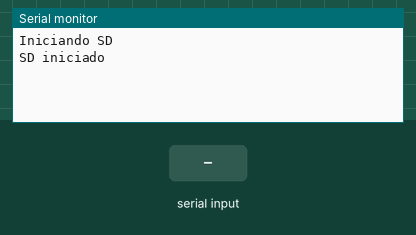
This sketch was run on a simulated Arduino Uno, built with avr-gcc and run on an emulated ATmega328P. Parts: the last lines printed to the serial monitor. The inputs (shaded band) are chosen by the test bench. Storage starts empty.

Above: at 2.2 s.
2.3 s: "1\n" received over Serial
At 4.5 s:
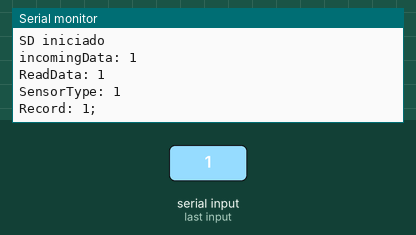
4.8 s: "0\n" received over Serial
At 6.7 s:
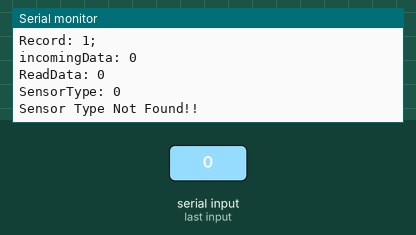
7.3 s: "2\n" received over Serial
At 9.8 s:
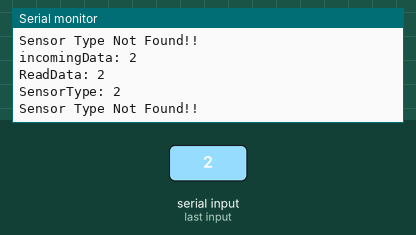

The sketch:

projeto-integrador-datalogger.ino
```cpp
#include <SPI.h>
#include <SD.h>
//#include <DS1307.h>

#define pinChipSelectSD 4

File dataLogger;

enum sensorType {
  FuelSensor = 1,
  Speedometer = 2,
  Temperature = 3
} sensorsType;

//DS1307 rtc(A4, A5);

void setup() {
  startConfigure();
  sdConfigure();
//  rtcConfigure();
}

void loop() {
  fileOpen();

  if (dataLogger) {
    String dataRead = serialRead();

    if(dataRead.length() > 0){
      readData(dataRead);
    }
    dataLogger.close();
  }
}

//void rtcConfigure() {
//  rtc.halt(false);
//  rtc.setSQWRate(SQW_RATE_1);
//  rtc.enableSQW(true);
//}

void sdConfigure() {
  Serial.println("Iniciando SD");

  delay(1000);

  if (!SD.begin(pinChipSelectSD)) {
    Serial.println("Erro ao iniciar SD");
    while (1);
  }

  Serial.println("SD iniciado");
}

void startConfigure() {
  Serial.begin(9600);
}

void loggerFuelSensor(String dataFuel) {
//  String fuelSensorData = getDateTimeNow()+";"+dataFuel;
  String fuelSensorData = String(FuelSensor)+";"+dataFuel;
  dataLogger.println(fuelSensorData);

  Serial.print("Record: ");
  Serial.println(fuelSensorData);
}

void fileOpen() {
  dataLogger = SD.open("baja.csv", FILE_WRITE);

  if (dataLogger) {

  } else {
    Serial.println("Error opening...");
  }
}

//String getDateTimeNow() {
//  return String(rtc.getDateStr(FORMAT_SHORT))+"T"+String(rtc.getTimeStr());
//}

String serialRead() {
  String incomingData = "";
  if (Serial.available() > 0) {
    incomingData = Serial.readString();
    Serial.print("incomingData: ");
    Serial.println(incomingData);
  }
  return incomingData;
}

void readData(String data){
  Serial.print("ReadData: ");
  Serial.println(data);

  Serial.print("SensorType: ");
  Serial.println(data[0]);

  if(String(data[0]) == String(FuelSensor)){
    loggerFuelSensor(returnData(data));
  }
  else {
    Serial.println("Sensor Type Not Found!!");
  }
}

String returnData(String completeData){
  String justData = "";
  for(int i = 1; i<completeData.length(); i++){
    if(completeData[i] != '\r' && completeData[i] != '\n')
      justData += String(completeData[i]);
  }
  return justData;
}
```

Measured:
- after the input at 2.3 s, the serial monitor: prints a new line after 1.0 s (image 1)
- after the input at 4.8 s, the serial monitor: prints a new line after 1.0 s (image 2)
- after the input at 7.3 s, the serial monitor: prints a new line after 1.0 s (image 3)
